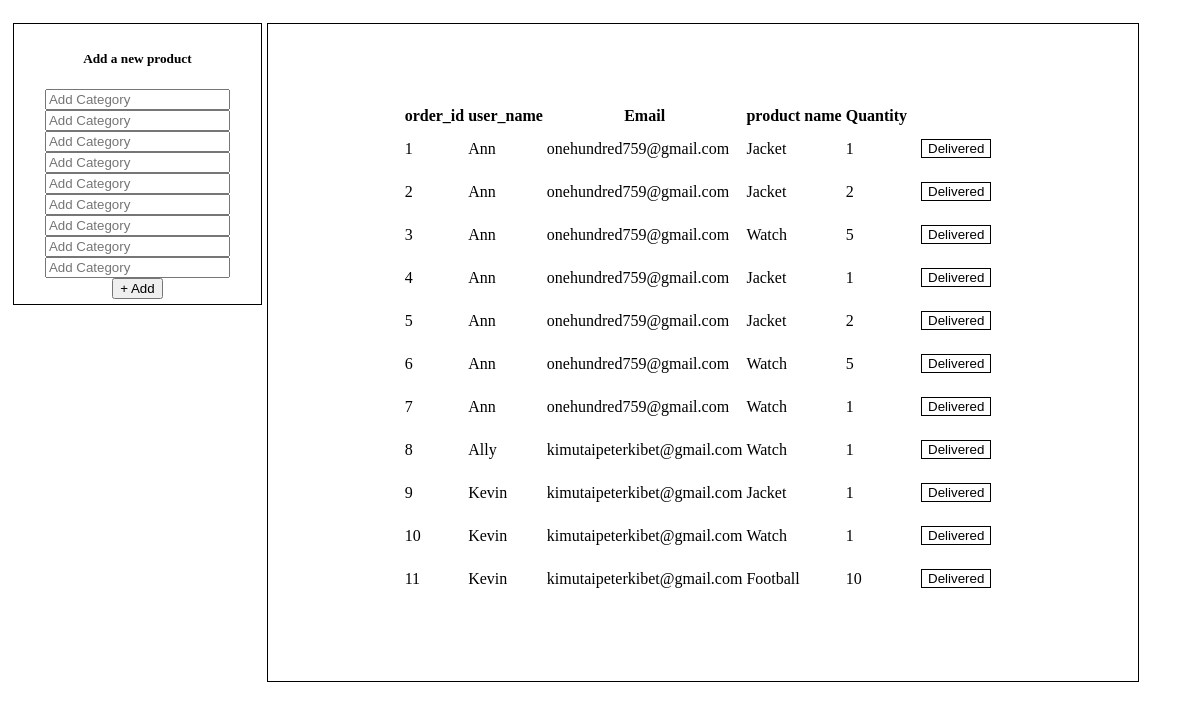
/Manage_orders.php, run on the app's committed database.
### tables this page shows
CREATE TABLE `t_orders` (
  `order_id` int(255) NOT NULL,
  `user_id` int(255) NOT NULL,
  `user_name` mediumtext NOT NULL,
  `product_id` int(255) NOT NULL,
  `product_name` varchar(255) NOT NULL,
  `user_email` varchar(255) NOT NULL,
  `is_delivered` int(11) NOT NULL,
  `product_quantity_desired` int(255) NOT NULL
);

### Manage_orders.php (the view, shortened to what this page needs)
<!DOCTYPE html>
<html lang="en">
<head>
</head>
<body cla>
<div class="row">
    <center>
      <div class="CategoriesHolder" >
          <h5>Add a new product</h5>
          <div>
              <center>
              <form>
                  <input name="NewCategory" placeholder="Add Category">
                  <input name="NewCategory" placeholder="Add Category">
                  <input name="NewCategory" placeholder="Add Category">
                  <input name="NewCategory" placeholder="Add Category">
                  <input name="NewCategory" placeholder="Add Category">
                  <input name="NewCategory" placeholder="Add Category">
                  <input name="NewCategory" placeholder="Add Category">
                  <input name="NewCategory" placeholder="Add Category">
                  <input name="NewCategory" placeholder="Add Category">
                  <button>+ Add</button>
              </form>
              </center>
          </div>
      </div>
    </center>
<center>
  <div class="Main">
      <table>
          <tr>
              <th>order_id</th>
              <th>user_name</th>
			  <th>Email</th>
              <th>product name</th>
              <th>Quantity</th>
          </tr>
          <form class="NewSubCategory">
              <?php
              $conn = mysqli_connect("localhost", "root", "", "ecom");
              $sql="SELECT `order_id`, `user_id`, `user_name`, `product_id`, `product_name`, `user_email`, `is_delivered`, `product_quantity_desired` FROM `t_orders` ;";
              $result = mysqli_query($conn, $sql);
              $TotalRows=mysqli_num_rows($result);
              if( 0<$TotalRows){
              while($row = $result->fetch_assoc()) {
              echo "
				<tr>
					<form method='POST', action='functions/ManageDeliveredProducts.php'>
					  <td>".$row["order_id"]."</td>
					  <td>".$row["user_name"]."</td>
					  <td>".$row["user_email"]."</td>
					  <td>".$row["product_name"]."</td>
					  <td>".$row["product_quantity_desired"]."</td>
					  <input style='display:none;' name='id' value=".$row["order_id"].">
					  <td><button type='submit'>Delivered</button></td>
					</form>
              </tr>";
              }
              }
              else{
              echo "0 results";
              }
              ?>
          </form>
      </table>
  </div>
</center>
</div>
</body>
</html>

### Manage_orders.php (style rules this page uses)
.CategoriesHolder { float: left; width: 20%; background-color:white; padding:5px; margin:5px; margin-top:15px; border:10px; border:solid 1px black;; }
.Main { margin-top:15px; float: left; width: 60%; padding-left:80px; padding-right:80px; padding-top:80px; padding-bottom:80px; background-color:white; border:solid 1px black;; margin-bottom:60px; overflow: scroll; white-space: nowrap; }
.Main button { margin:10px; background-color:white; border-color:black; color:black; border:solid 0.2px black;; }
.row:after { content: ""; display: table; clear: both; }
td { margin:5px; }

### data on the page
t_orders: order_id "1", user_name "Ann", user_email "onehundred759@gmail.com", product_name "Jacket", product_quantity_desired "1"
t_orders: order_id "2", user_name "Ann", user_email "onehundred759@gmail.com", product_name "Jacket", product_quantity_desired "2"
t_orders: order_id "3", user_name "Ann", user_email "onehundred759@gmail.com", product_name "Watch", product_quantity_desired "5"
t_orders: order_id "4", user_name "Ann", user_email "onehundred759@gmail.com", product_name "Jacket", product_quantity_desired "1"
t_orders: order_id "5", user_name "Ann", user_email "onehundred759@gmail.com", product_name "Jacket", product_quantity_desired "2"
t_orders: order_id "6", user_name "Ann", user_email "onehundred759@gmail.com", product_name "Watch", product_quantity_desired "5"
t_orders: order_id "7", user_name "Ann", user_email "onehundred759@gmail.com", product_name "Watch", product_quantity_desired "1"
t_orders: order_id "8", user_name "Ally", user_email "kimutaipeterkibet@gmail.com", product_name "Watch", product_quantity_desired "1"
t_orders: order_id "9", user_name "Kevin", user_email "kimutaipeterkibet@gmail.com", product_name "Jacket", product_quantity_desired "1"
t_orders: order_id "10", user_name "Kevin", user_email "kimutaipeterkibet@gmail.com", product_name "Watch", product_quantity_desired "1"
t_orders: order_id "11", user_name "Kevin", user_email "kimutaipeterkibet@gmail.com", product_name "Football", product_quantity_desired "10"
